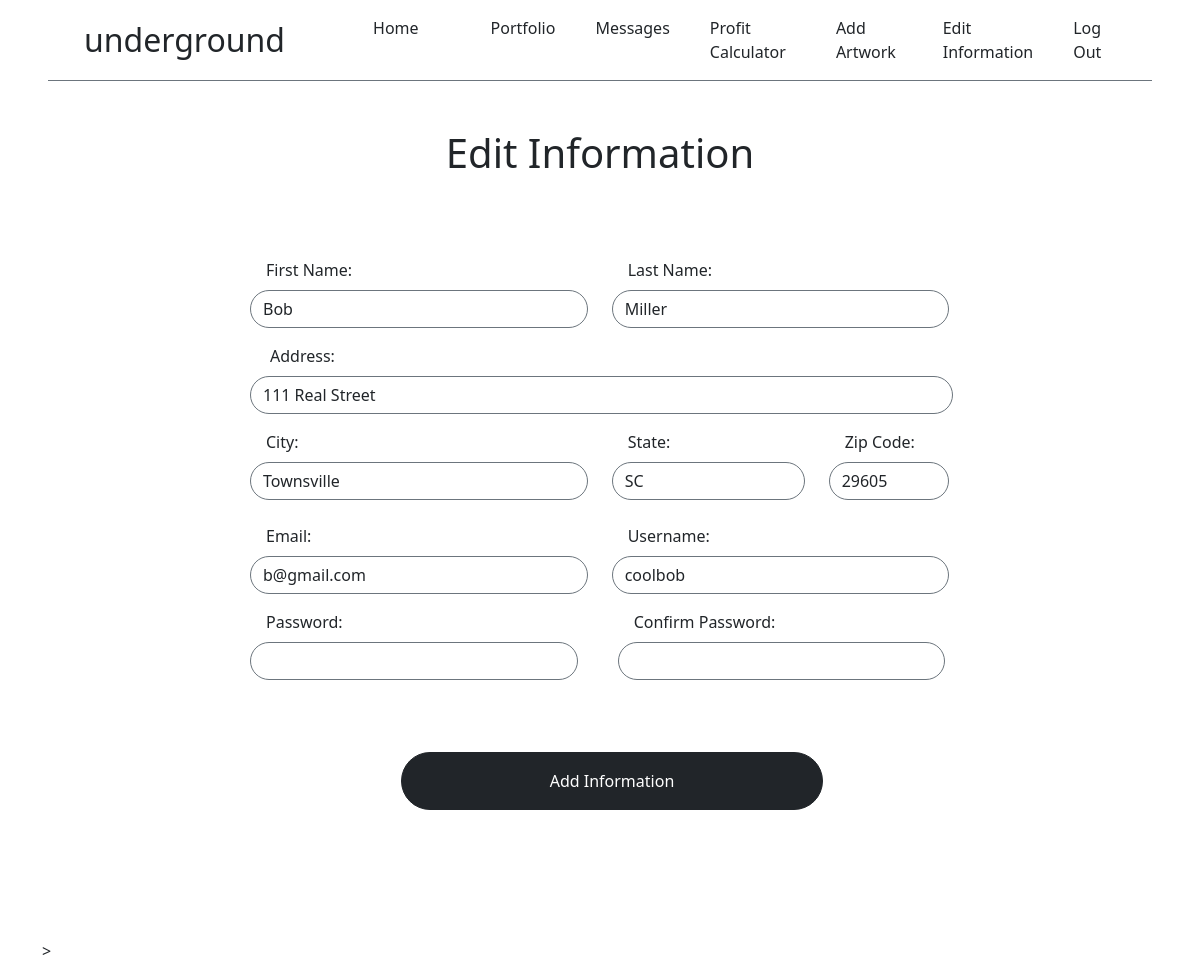
The page /editinfo/1 (signed in) on the database its author committed.
### app/models.py (models this page shows, shortened)
class User(db.Model, UserMixin):
    id = db.Column(db.Integer, primary_key=True)
    first_name = db.Column(db.String(50), nullable=False)
    last_name = db.Column(db.String(50), nullable=False)
    address = db.Column(db.String(100), nullable=False)
    city = db.Column(db.String(50), nullable=False)
    state = db.Column(db.String(50), nullable=False)
    zipcode = db.Column(db.Integer, nullable=False)
    email = db.Column(db.String(75), nullable=False, unique=True)
    username = db.Column(db.String(75), nullable=False, unique=True)
    password = db.Column(db.String(255), nullable=False)
    date_created = db.Column(db.DateTime, nullable=False, default=datetime.utcnow)
    artwork = db.relationship('Art', backref='artist')
    customer_info = db.relationship('Customer', backref='customer_info')

### app/routes.py (the view, shortened to what this page needs)
@app.route('/editinfo/<user_id>', methods=["GET", "POST"])
@login_required
def edit_info(user_id):
    form = SignUpForm()
    user_to_edit = User.query.get_or_404(user_id)
    if user_id == current_user.id:
        flash("You do not have permission to edit this post", "danger")
        return redirect(url_for('index'))
    form.first_name.data = user_to_edit.first_name
    form.last_name.data = user_to_edit.last_name
    form.address.data = user_to_edit.address
    form.city.data = user_to_edit.city
    form.state.data = user_to_edit.state
    form.zipcode.data = user_to_edit.zipcode
    form.email.data = user_to_edit.email
    form.username.data = user_to_edit.username
    form.password.data = user_to_edit.password
    return render_template('editinfo.html', form=form, user_info=user_to_edit)

### app/forms.py
class SignUpForm(FlaskForm):
    first_name = StringField('First Name:', validators=[InputRequired()])
    last_name = StringField('Last Name:', validators=[InputRequired()])
    address = StringField('Address:', validators=[InputRequired()])
    city = StringField('City:', validators=[InputRequired()])
    state = StringField('State:', validators=[InputRequired()])
    zipcode = IntegerField('Zip Code:', validators=[InputRequired()])
    email = EmailField('Email:', validators=[InputRequired()])
    username = StringField('Username:', validators=[InputRequired()])
    password = PasswordField('Password:', validators=[InputRequired()])
    confirm_pass = PasswordField('Confirm Password:', validators=[InputRequired(), EqualTo('password')])
    submit = SubmitField('Add Information')

### app/models.py (called while the page is built)
@login.user_loader
def get_a_user_by_id(user_id):
    return db.session.get(User, user_id)

### app/templates/editinfo.html (shortened to what this page needs)
{% extends 'base.html' %}
{% block header %}
    <h1 class="text-dark fw-light fs-1">Edit Information</h1>
{% endblock %}
{% block content %}
    <div class="row justify-content-center">
        <div class="col-10">
            <div class="card mb-5 border border-white ps-5">
                <div class="card-body">
                    <form action="" method="post">
                        <div class="row">
                            <div class="col-5 mb-2 ms-5 mt-2">
                                {{ form.first_name.label (class="ms-3") }}
                                {{ form.first_name(class="form-control rounded-pill border border-secondary mt-2") }}
                            </div>
                            <div class="col-5 mt-2 mb-2" >
                                {{ form.last_name.label (class="ms-3")}}
                                {{ form.last_name(class="form-control rounded-pill border border-secondary mt-2") }}
                            </div>
                        </div>
                        <div class="row  mt-2 mb-2 ms-5 col-10">
                            {{ form.address.label (class="ms-2")}}
                            {{ form.address(class="form-control rounded-pill border border-secondary mt-2") }}
                        </div>
                        <div class="row ">
                            <div class="col-5 mt-2 mb-4 ms-5">
                                {{ form.city.label (class="ms-3")}}
                                {{ form.city(class="form-control rounded-pill border border-secondary mt-2") }}
                            </div>
                            <div class="col-3 mt-2 mb-4">
                                {{ form.state.label (class="ms-3")}}
                                {{ form.state(class="form-control rounded-pill border border-secondary mt-2") }}
                            </div>
                            <div class="col-2 mt-2 mb-4">
                                {{ form.zipcode.label (class="ms-3")}}
                                {{ form.zipcode(class="form-control rounded-pill border border-secondary mt-2") }}
                            </div>
                        </div>
                        <div class="row">
                            <div class="col-5 mb-2 ms-5">
                                {{ form.email.label (class="ms-3")}}
                                {{ form.email(class="form-control rounded-pill border border-secondary mt-2") }}
                            </div>
                            <div class="col-5 mb-2" >
                                {{ form.username.label (class="ms-3")}}
                                {{ form.username(class="form-control rounded-pill border border-secondary mt-2") }}
                        </div>
                        <div class="row">
                            <div class="col-5 mt-2 mb-2 ms-5">
                                {{ form.password.label (class="ms-3")}}
                                {{ form.password(class="form-control rounded-pill border border-secondary mt-2") }}
                            </div>
                            <div class="col-5 mt-2 mb-2 ms-3" >
                                {{ form.confirm_pass.label (class="ms-3")}}
                                {{ form.confirm_pass(class="form-control rounded-pill border border-secondary mt-2") }}
                            </div>
                        </div>
                        <div class="row justify-content-center mt-5 mb-5">
                            {{ form.submit(class="btn btn-dark w-50 m-3 rounded-pill p-3") }}
                        </div>
                    </form>
                </div>
            </div>
        </div>
    </div>
{% endblock %}

### rows shown on the page
User: first_name "Bob", last_name "Miller", address "111 Real Street", city "Townsville", state "SC", zipcode "29605", email "b@gmail.com", username "coolbob"
